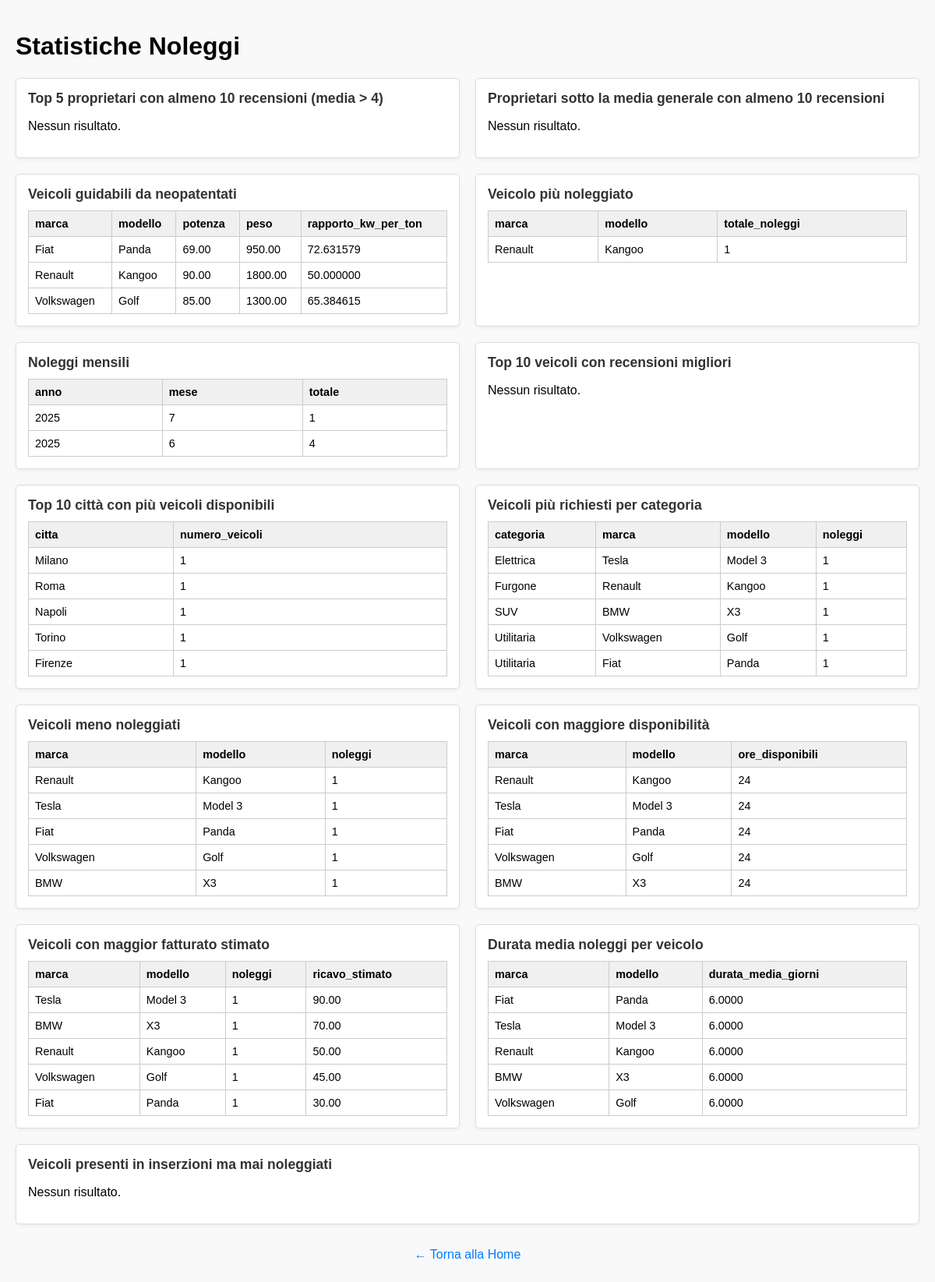
/pages/stats.php (signed in), run on the app's committed database.
### tables this page shows
CREATE TABLE VEICOLO (
    targa VARCHAR(20) PRIMARY KEY,
    peso DECIMAL(10,2),
    marca VARCHAR(50),
    modello VARCHAR(50),
    anno_immatricolazione INT,
    tipologia_carburante VARCHAR(30),
    potenza DECIMAL(10,2),
    id_inserzione INT,
    id_categoria INT,
    FOREIGN KEY (id_inserzione) REFERENCES INSERZIONE(id_inserzione),
    FOREIGN KEY (id_categoria) REFERENCES CATEGORIA_VEICOLO(id_categoria)
);

### pages/stats.php (the view, shortened to what this page needs)
<?php
require_once '../includes/db.php';
function mostraStatistiche($pdo, $titolo, $query) {
    echo "<section class='statistica'>";
    echo "<h3>" . htmlspecialchars($titolo) . "</h3>";
    try {
        $stmt = $pdo->query($query);
        $results = $stmt->fetchAll(PDO::FETCH_ASSOC);
    } catch (PDOException $e) {
        echo "<p class='error'>Errore SQL: " . htmlspecialchars($e->getMessage()) . "</p>";
        echo "</section>";
        return;
    }
    if (count($results) === 0) {
        echo "<p>Nessun risultato.</p>";
        echo "</section>";
        return;
    }
    echo "<table><thead><tr>";
    foreach (array_keys($results[0]) as $col) {
        echo "<th>" . htmlspecialchars($col) . "</th>";
    }
    echo "</tr></thead><tbody>";
    foreach ($results as $row) {
        echo "<tr>";
        foreach ($row as $value) {
            echo "<td>" . htmlspecialchars($value) . "</td>";
        }
        echo "</tr>";
    }
    echo "</tbody></table>";
    echo "</section>";
}
?>
<!DOCTYPE html>
<html lang="it">
<head>
</head>
<body>
<h1>Statistiche Noleggi</h1>
<div id="statistiche-container">
<?php
mostraStatistiche($pdo, "Top 5 proprietari con almeno 10 recensioni (media > 4)", "
    SELECT u.nome, u.cognome, COUNT(r.id_recensione) AS recensioni_totali, AVG(r.voto) AS media
    FROM recensione r
    JOIN noleggio n ON r.id_noleggio = n.id_noleggio
    JOIN veicolo v ON n.targa = v.targa
    JOIN inserzione i ON v.id_inserzione = i.id_inserzione
    JOIN proprietario p ON i.id_utente = p.id_utente
    JOIN utente u ON p.id_utente = u.id_utente
    GROUP BY u.id_utente
    HAVING recensioni_totali >= 10 AND media > 4
    ORDER BY media DESC
    LIMIT 5
");
mostraStatistiche($pdo, "Proprietari sotto la media generale con almeno 10 recensioni", "
    WITH media_globale AS (
        SELECT AVG(voto) AS media FROM recensione
    )
    SELECT u.nome, u.cognome, COUNT(r.id_recensione) AS recensioni_totali, AVG(r.voto) AS media
    FROM recensione r
    JOIN noleggio n ON r.id_noleggio = n.id_noleggio
    JOIN veicolo v ON n.targa = v.targa
    JOIN inserzione i ON v.id_inserzione = i.id_inserzione
    JOIN proprietario p ON i.id_utente = p.id_utente
    JOIN utente u ON p.id_utente = u.id_utente
    GROUP BY u.id_utente
    HAVING recensioni_totali >= 10 AND media < (SELECT media FROM media_globale)
");
mostraStatistiche($pdo, "Veicoli guidabili da neopatentati", "
    SELECT marca, modello, potenza, peso,
           (potenza * 1000 / peso) AS rapporto_kw_per_ton
    FROM veicolo
    WHERE peso > 0 AND (potenza * 1000 / peso) <= 75
");
mostraStatistiche($pdo, "Veicolo più noleggiato", "
    SELECT v.marca, v.modello, COUNT(n.id_noleggio) AS totale_noleggi
    FROM noleggio n
    JOIN veicolo v ON n.targa = v.targa
    GROUP BY v.targa
    ORDER BY totale_noleggi DESC
    LIMIT 1
");
mostraStatistiche($pdo, "Noleggi mensili", "
    SELECT YEAR(data_inizio) AS anno, MONTH(data_inizio) AS mese, COUNT(*) AS totale
    FROM noleggio
    GROUP BY anno, mese
    ORDER BY anno DESC, mese DESC
");
mostraStatistiche($pdo, "Top 10 veicoli con recensioni migliori", "
    SELECT v.marca, v.modello, COUNT(n.id_noleggio) AS noleggi, AVG(r.voto) AS media
    FROM noleggio n
    JOIN veicolo v ON n.targa = v.targa
    JOIN recensione r ON r.id_noleggio = n.id_noleggio
    GROUP BY v.targa
    HAVING noleggi >= 30 AND media > 4.5
    ORDER BY media DESC
    LIMIT 10
");
mostraStatistiche($pdo, "Top 10 città con più veicoli disponibili", "
    SELECT l.citta, COUNT(v.targa) AS numero_veicoli
    FROM inserzione i
    JOIN localita l ON i.id_localita = l.id_localita
    JOIN veicolo v ON v.id_inserzione = i.id_inserzione
    GROUP BY l.id_localita
    ORDER BY numero_veicoli DESC
    LIMIT 10
");
mostraStatistiche($pdo, "Veicoli più richiesti per categoria", "
    SELECT c.nome_categoria AS categoria, v.marca, v.modello, COUNT(n.id_noleggio) AS noleggi
    FROM noleggio n
    JOIN veicolo v ON n.targa = v.targa
    JOIN categoria_veicolo c ON v.id_categoria = c.id_categoria
    GROUP BY categoria, v.targa
    ORDER BY categoria, noleggi DESC
");
mostraStatistiche($pdo, "Veicoli meno noleggiati", "
    SELECT v.marca, v.modello, COUNT(n.id_noleggio) AS noleggi
    FROM veicolo v
    LEFT JOIN noleggio n ON v.targa = n.targa
    GROUP BY v.targa
    ORDER BY noleggi ASC
    LIMIT 10
");
mostraStatistiche($pdo, "Veicoli con maggiore disponibilità", "
    SELECT v.marca, v.modello, COUNT(i.id_inserzione) * 24 AS ore_disponibili
    FROM veicolo v
    JOIN inserzione i ON v.id_inserzione = i.id_inserzione
    GROUP BY v.targa
    ORDER BY ore_disponibili DESC
    LIMIT 10
");
mostraStatistiche($pdo, "Veicoli con maggior fatturato stimato", "
    SELECT v.marca, v.modello, COUNT(n.id_noleggio) AS noleggi,
           SUM(i.prezzo_giornaliero) AS ricavo_stimato
    FROM noleggio n
    JOIN veicolo v ON n.targa = v.targa
    JOIN inserzione i ON v.id_inserzione = i.id_inserzione
    GROUP BY v.targa
    ORDER BY ricavo_stimato DESC
    LIMIT 10
");
mostraStatistiche($pdo, "Durata media noleggi per veicolo", "
    SELECT v.marca, v.modello, AVG(DATEDIFF(n.data_fine, n.data_inizio)) AS durata_media_giorni
    FROM noleggio n
    JOIN veicolo v ON n.targa = v.targa
    GROUP BY v.targa
    ORDER BY durata_media_giorni DESC
    LIMIT 10
");
mostraStatistiche($pdo, "Veicoli presenti in inserzioni ma mai noleggiati", "
    SELECT v.marca, v.modello
    FROM veicolo v
    LEFT JOIN noleggio n ON v.targa = n.targa
    WHERE n.id_noleggio IS NULL
");
?>
</div>
<p style="margin-top: 30px; text-align: center;">
    <a href="../index.php" style="text-decoration: none; color: #007BFF;">&larr; Torna alla Home</a>
</p>
</body>
</html>

### pages/stats.php (style rules this page uses)
body { font-family: Arial, sans-serif; max-width: 1200px; margin: auto; padding: 20px; background: #f9f9f9; }
#statistiche-container { display: flex; flex-wrap: wrap; gap: 20px; justify-content: space-between; }
.statistica { flex: 1 1 calc(50% - 20px); box-sizing: border-box; background: #fff; border: 1px solid #ddd; padding: 15px; border-radius: 5px; max-height: 600px; overflow: auto; box-shadow: 0 2px 5px rgba(0,0,0,0.05); }
.statistica h3 { margin-top: 0; font-size: 1.1rem; margin-bottom: 10px; color: #333; }
table { border-collapse: collapse; width: 100%; margin-bottom: 0; }
th, td { padding: 8px; border: 1px solid #ccc; text-align: left; font-size: 0.9rem; }
th { background-color: #f0f0f0; }

### data on the page
veicolo: marca "Fiat", modello "Panda", potenza "69.00", peso "950.00", value "72.631579"
veicolo: marca "Renault", modello "Kangoo", potenza "90.00", peso "1800.00", value "50.000000"
veicolo: marca "Volkswagen", modello "Golf", potenza "85.00", peso "1300.00", value "65.384615"

### other printed values
$col "marca"
$col "modello"
$col "potenza"
$col "peso"
$col "rapporto_kw_per_ton"
$col "totale_noleggi"
$value "Renault"
$value "Kangoo"
$value "1"
$col "anno"
$col "mese"
$col "totale"
$value "2025"
$value "7"
$value "6"
